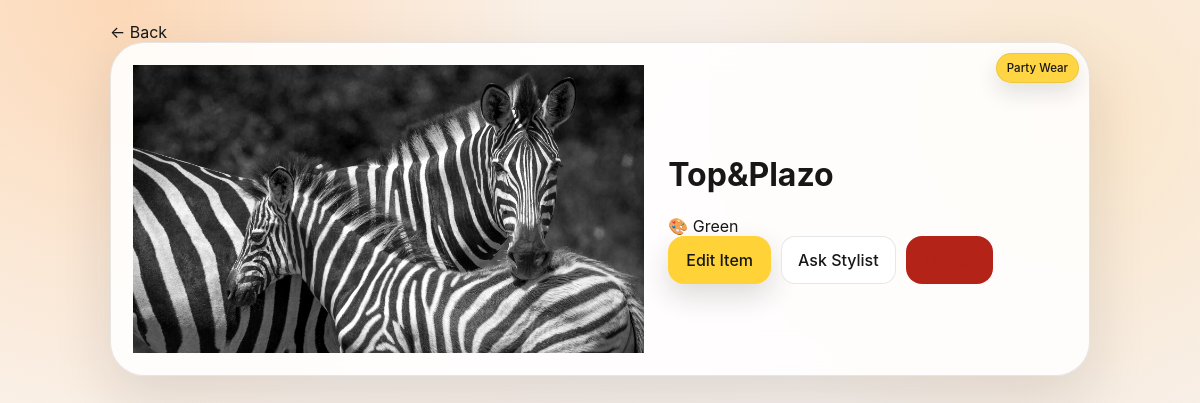
Page /item/2/ (signed in) on the committed database.
### wardrobe/models.py (models this page shows, shortened)
class ClothingItem(models.Model):
    user = models.ForeignKey(
        settings.AUTH_USER_MODEL,
        on_delete=models.CASCADE,
        related_name="clothing_items",
    )
    name = models.CharField(max_length=120)
    category = models.CharField(max_length=80)
    color = models.CharField(max_length=50)
    image = models.ImageField(
        upload_to="clothing_items/",
        blank=True,
        null=True,
    )
    tags = models.TextField(blank=True, default="")
    garment_type = models.CharField(max_length=120, blank=True, default="")
    aesthetic = models.CharField(max_length=120, blank=True, default="")
    fit_silhouette = models.CharField(max_length=160, blank=True, default="")
    occasion = models.CharField(max_length=120, blank=True, default="")
    season = models.CharField(max_length=120, blank=True, default="")
    accessories = models.TextField(blank=True, default="")
    styling_notes = models.TextField(blank=True, default="")
    is_complete_outfit = models.BooleanField(default=False)
    created_at = models.DateTimeField(auto_now_add=True)
    class Meta:
        ordering = ["-created_at"]

### accounts/views.py (the view)
# urls.py: path("item/<int:item_id>/", views.clothing_item_detail_view, name="clothing_item_detail"),
@login_required(login_url="login")
def clothing_item_detail_view(request, item_id):
    clothing_item = get_object_or_404(ClothingItem, id=item_id, user=request.user)
    related_items = (
        ClothingItem.objects.filter(user=request.user, category=clothing_item.category)
        .exclude(id=clothing_item.id)[:4]
    )
    return render(
        request,
        "clothing_item_detail.html",
        {
            "clothing_item": clothing_item,
            "related_items": related_items,
        },
    )

### templates/clothing_item_detail.html (shortened to what this page needs)
{% load static %}
<!DOCTYPE html>
<html lang="en">
<head>
    <link rel="stylesheet" href="{% static 'css/styles.css' %}">
</head>
<body class="detail-page">
<div class="detail-shell">
    <a href="{% url 'dashboard' %}" class="back-btn">← Back</a>
    <div class="detail-card glass-card">
        <div class="detail-image-wrap">
            {% if clothing_item.image %}
                <img src="{{ clothing_item.image.url }}" alt="{{ clothing_item.name }}">
            {% else %}
                <img src="{% static 'images/no-image.png' %}" alt="No image">
            {% endif %}
            <span class="image-category-badge detail-badge">
                {{ clothing_item.category }}
            </span>
        </div>
        <div class="detail-content">
            <h1>{{ clothing_item.name }}</h1>
            <div class="detail-tags">
                <span>🎨 {{ clothing_item.color }}</span>
            </div>
                    <div class="detail-actions">
                <a href="{% url 'edit_clothing_item' clothing_item.id %}" class="primary-link">Edit Item</a>
                <a href="{% url 'stylist' %}" class="ghost-link">Ask Stylist</a>
                <a href="{% url 'delete_clothing_item' clothing_item.id %}" class="ghost-link danger-link">Delete</a>
            </div>
        </div>
    </div>
</div>
</body>
</html>

### static/css/styles.css (style rules this page uses)
:root { --ink:#171717;--muted:#6f6758;--card:rgba(255,255,255,.88);--line:rgba(23,23,23,.10);--cream:#fff8df;--yellow:#ffd338;--yellow-soft:#fff3a8;--accent:#3fb8a9;--accent-soft:#e5fbf8;--accent2:#3fb8a9;--danger:#b42318;--shadow:0 22px 60px rgba(23,23,23,.12) }
* { box-sizing:border-box }
html { -webkit-text-size-adjust:100%;scroll-behavior:smooth }
body { margin:0;min-height:100vh;color:var(--ink);font-family:Inter,Arial,Helvetica,sans-serif;background:radial-gradient(circle at 10% 0%,rgba(255,169,95,.35),transparent 32%),radial-gradient(circle at 90% 15%,rgba(255,219,164,.45),transparent 30%),radial-gradient(circle at 80% 100%,rgba(207,190,255,.32),transparent 34%),linear-gradient(135deg,#fbf2e6,#f8efe9 48%,#f6f2ef) }
a { color:inherit;text-decoration:none }
img { display:block;max-width:100% }
.glass-card { border:1px solid var(--line);background:var(--card);box-shadow:var(--shadow);backdrop-filter:blur(18px) }
.primary-button,.primary-link,.desktop-add-btn { display:inline-flex;align-items:center;justify-content:center;min-height:48px;padding:0 18px;border:0;border-radius:16px;color:var(--ink);background:var(--yellow);font-weight:500;box-shadow:0 12px 28px rgba(40,35,31,.16) }
.ghost-link { display:inline-flex;align-items:center;justify-content:center;min-height:44px;padding:0 16px;border-radius:14px;color:var(--ink);background:#fff;border:1px solid var(--line);font-weight:500 }
.danger-link { display:inline-flex;align-items:center;justify-content:center;min-height:48px;padding:0 18px;border-radius:16px;color:#fff;background:var(--danger);font-weight:500 }
.form-page,.detail-page,.auth-page { min-height:100vh;padding-bottom:86px }
.form-shell,.detail-shell { width:min(980px,calc(100% - 28px));margin:0 auto;padding:22px 0 }
.detail-card { display:grid;grid-template-columns:minmax(0,1fr) minmax(320px,.78fr);gap:24px;align-items:center;padding:22px;border-radius:34px }
.detail-actions { display:flex;gap:10px;flex-wrap:wrap }
.image-category-badge { position:absolute;z-index:2;right:10px;top:10px;max-width:calc(100% - 20px);padding:7px 10px;border-radius:999px;background:rgba(255,211,56,.94);color:var(--ink);border:1px solid rgba(23,23,23,.08);font-size:.72rem;font-weight:500;white-space:nowrap;overflow:hidden;text-overflow:ellipsis;box-shadow:0 10px 22px rgba(23,23,23,.12) }
.primary-button,.primary-link,.desktop-add-btn,.round-add { transition:transform .18s ease,filter .18s ease,box-shadow .18s ease }
.danger-link { color:#b42318!important;border-color:rgba(180,35,24,.25)!important }

### rows in the picture
ClothingItem: image (picture), category "Party Wear", name "Top&Plazo", color "Green"
